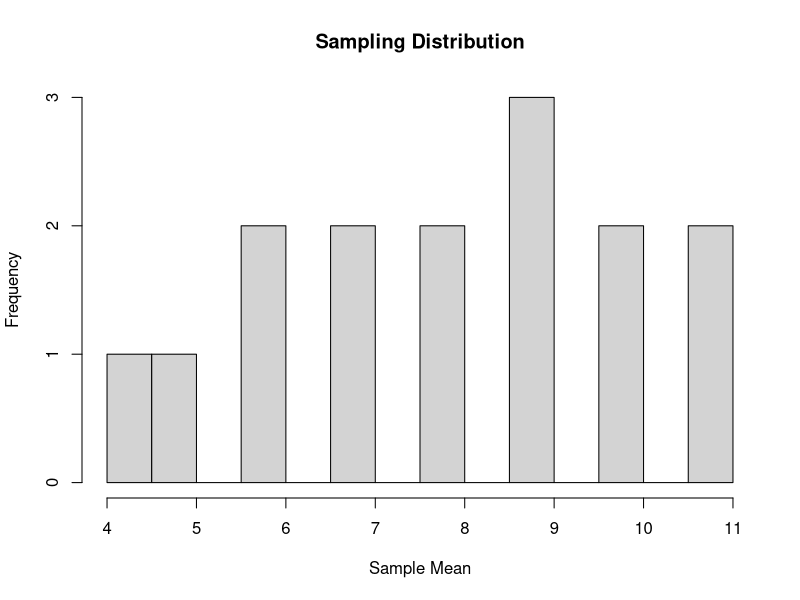
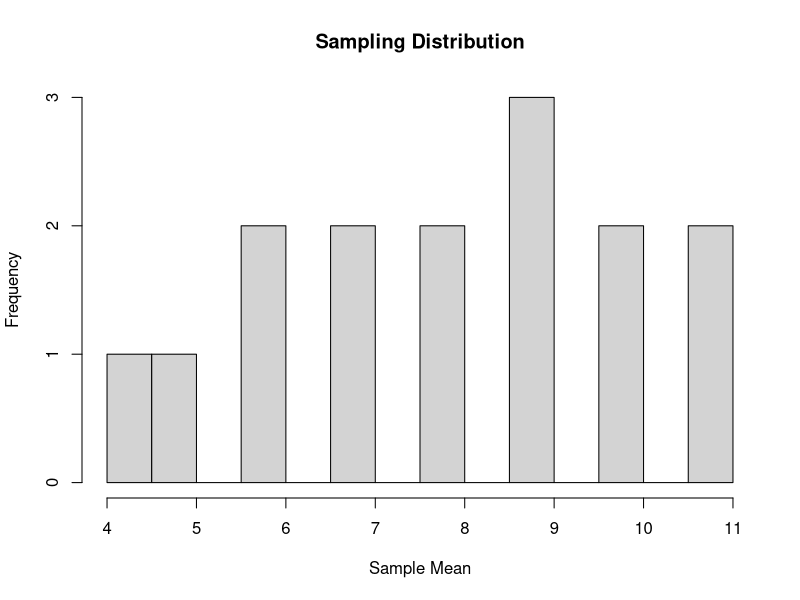
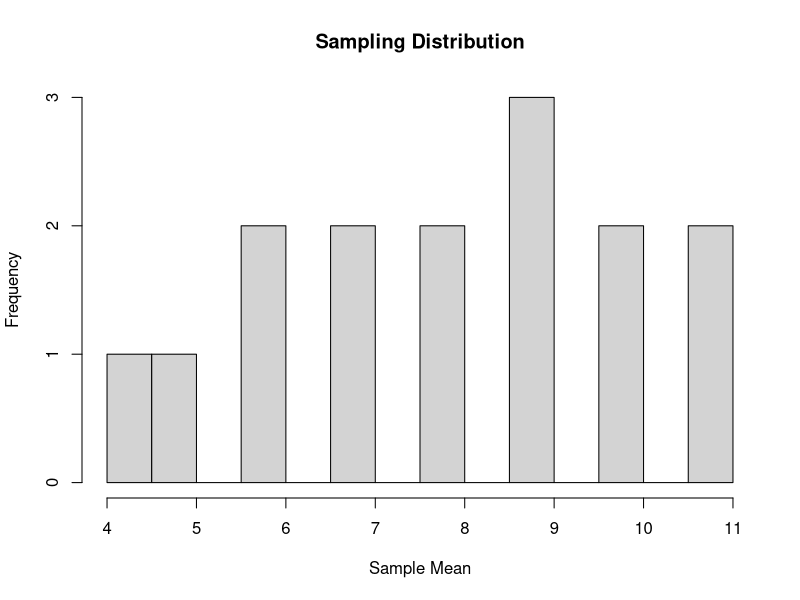
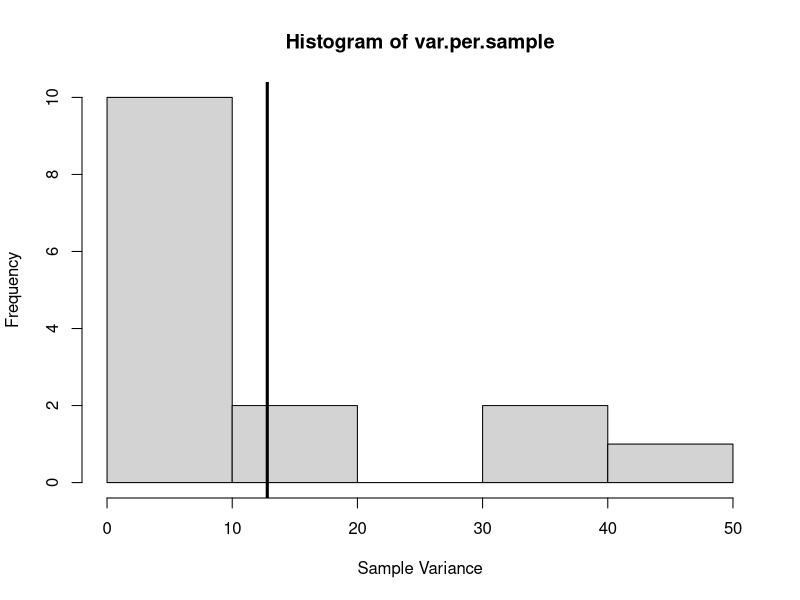
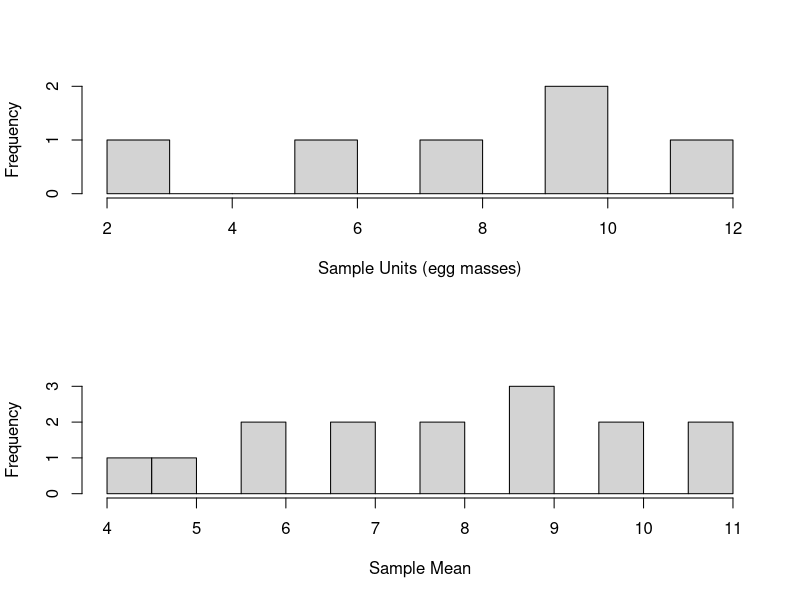
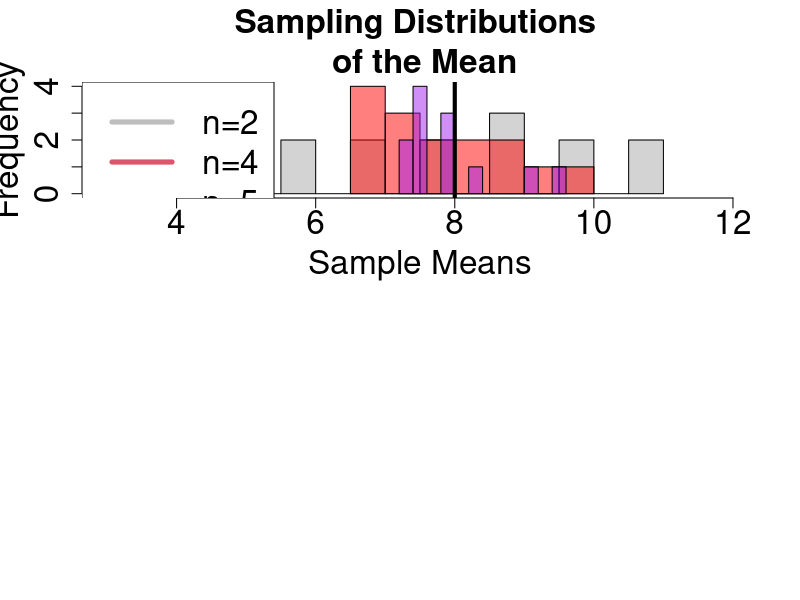
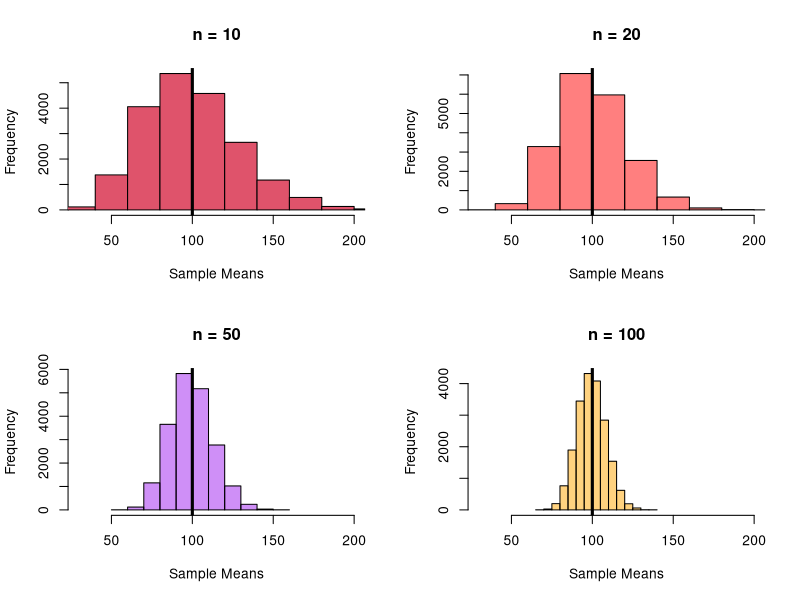
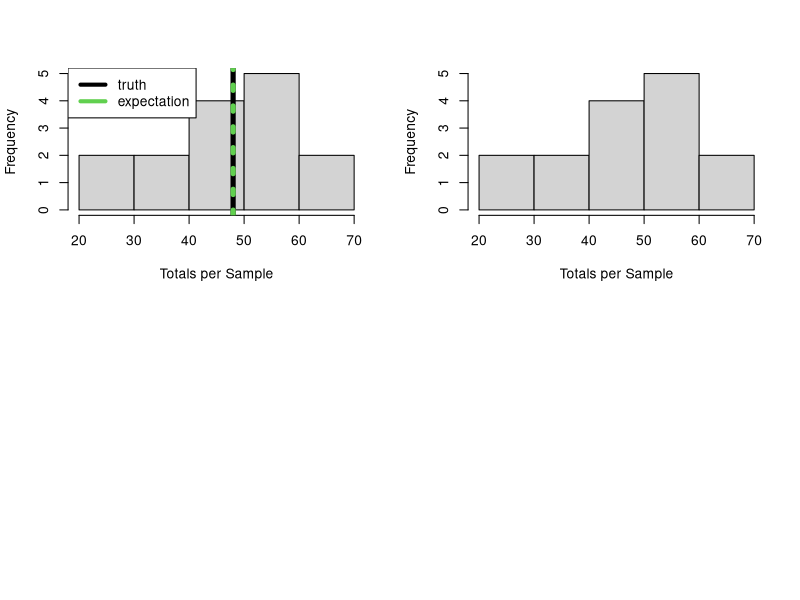

The R source for these figures, in order:
## ---- chunk 1
library(tidyverse)
library(kableExtra)
library(magrittr)
library(knitr)
## ---- chunk 2

ponds = data.frame(matrix(nrow=6,ncol=2))
colnames(ponds)=c("Pond","egg.mass")

ponds$Pond=LETTERS[1:6]
ponds$egg.mass = c(2,6,8,10,10,12)

ponds %>% 
  kable(table.attr = 'data-quarto-disable-processing="true"') %>% 
  kableExtra::kable_styling(bootstrap_options = c("striped"), full_width = FALSE,font_size = 30)

## ---- chunk 3
mu = mean(ponds$egg.mass)
## ---- chunk 4
choose(6,2)
## ---- chunk 5
utils::combn(LETTERS[1:6],2)
## ---- chunk 6
ponds.letters=t(utils::combn(LETTERS[1:6],2))
ponds.numbers=utils::combn(1:6,2)

ponds.all=data.frame(cbind(matrix(1:15,ncol=1),ponds.letters,matrix(ponds$egg.mass[ponds.numbers],ncol=2,byrow = TRUE)))
colnames(ponds.all)=c("Sample.Number","First Pond","Second Pond","First Value","Second Value")

ponds.all %>% 
  kable(table.attr = 'data-quarto-disable-processing="true"') %>% 
  kableExtra::kable_styling(bootstrap_options = c("striped"), full_width = FALSE,font_size = 20)

## ---- chunk 7
sample(LETTERS[1:6],2)
## ---- chunk 8
sample(LETTERS[1:6],2)
## ---- chunk 9
sample(LETTERS[1:6],2)
## ---- chunk 10
#library(kableExtra)
#library(tidyr)
ponds.all$Sample.Mean = apply(matrix(ponds$egg.mass[ponds.numbers],ncol=2,byrow = TRUE),1,mean)

ponds.all$Absolute.Deviation = abs(ponds.all$Sample.Mean-8)

#knitr::kable(ponds.all)


ponds.all %>% 
  kable(table.attr = 'data-quarto-disable-processing="true"') %>% 
  kableExtra::kable_styling(bootstrap_options = c("striped"), full_width = FALSE,font_size = 20)

## ---- chunk 11
ponds.simple = data.frame(Sample.Number = ponds.all$Sample.Number,
                          Sample.Mean = ponds.all$Sample.Mean,
                          Deviance.Truth = ponds.all$Sample.Mean-8
                          )
ponds.simple %>% 
  kable(table.attr = 'data-quarto-disable-processing="true"') %>% 
  kableExtra::kable_styling(bootstrap_options = c("striped"), full_width = FALSE,font_size = 20)

## ---- chunk 12
#result above
mean(ponds.simple$Sample.Mean)
## ---- chunk 13
#result above
sum(ponds.simple$Deviance.Truth)
## ---- chunk 14

temp=data.frame(table(ponds.simple$Sample.Mean))
colnames(temp)=c("Sample.Mean","Frequency")
temp$Relative.Freq= temp$Frequency/sum(temp$Frequency)
temp$Mean.times.Rel.Freq= as.numeric(as.character(temp$Sample.Mean))*temp$Relative.Freq

temp$Sample.Mean=as.character(temp$Sample.Mean)
temp[9,]=c("Sum","15","1","8")

temp$Relative.Freq = as.numeric(temp$Relative.Freq)
temp$Mean.times.Rel.Freq = as.numeric(temp$Mean.times.Rel.Freq)
temp %>% 
  kable(table.attr = 'data-quarto-disable-processing="true"',
        digits = 3) %>% 
  kableExtra::kable_styling(bootstrap_options = c("striped"), full_width = FALSE,font_size = 30)


# temp2=data.frame("SUM",sum(as.numeric(temp$Frequency[1:8])),sum(as.numeric(temp$Relative.Freq[1:8])),sum(as.numeric(temp$Mean.times.Rel.Freq[1:8])))
# colnames(temp2)=NULL
# 
# temp2 %>% 
#   kable(table.attr = 'data-quarto-disable-processing="true"') %>% 
#   kableExtra::kable_styling(bootstrap_options = c("striped"), full_width = FALSE,font_size = 40)

## ---- chunk 15
temp=data.frame(table(ponds.simple$Sample.Mean))
colnames(temp)=c("Sample.Mean","Frequency")
temp$Relative.Freq= temp$Frequency/sum(temp$Frequency)
temp$Mean.times.Rel.Freq= as.numeric(as.character(temp$Sample.Mean))*temp$Relative.Freq

hist(ponds.simple$Sample.Mean,freq=TRUE,breaks=10,
     main="Sampling Distribution",
     xlab="Sample Mean")

## ---- chunk 16
hist(ponds.simple$Sample.Mean,freq=TRUE,breaks=10,
     main="Sampling Distribution",
     xlab="Sample Mean")

## ---- chunk 17
hist(ponds.simple$Sample.Mean,freq=TRUE,breaks=10,
     main="Sampling Distribution",
     xlab="Sample Mean")
## ---- chunk 18
ponds.simple %>% 
  kable(table.attr = 'data-quarto-disable-processing="true"') %>% 
  kableExtra::kable_styling(bootstrap_options = c("striped"), full_width = FALSE,font_size = 20)
## ---- chunk 19
var(ponds.simple$Sample.Mean)
## ---- chunk 20
(1/(6-1))*sum((ponds$egg.mass-8)^2)
## ---- chunk 21
var.per.sample = apply(
                       cbind(ponds.all$`First Value`,ponds.all$`Second Value`),
                       1,
                       var
                       )
# Expected value of population variance
  mean(var.per.sample)
## ---- chunk 22
 hist(var.per.sample,xlab="Sample Variance")
 abline(v=mean(var.per.sample),lwd=3)
## ---- chunk 23
par(mfrow=c(2,1))
hist(ponds$egg.mass,freq=TRUE,breaks=10,
     main="",
     xlab="Sample Units (egg masses)")
hist(ponds.simple$Sample.Mean,freq=TRUE,breaks=10,
     main="",
     xlab="Sample Mean")
## ---- chunk 24
#sampling distribution of n=4
  ponds.numbers2=t(utils::combn(1:6,4))
  ponds.all2=matrix(ponds$egg.mass[c(ponds.numbers2)],ncol=4,byrow = FALSE)

  ponds.numbers3=t(utils::combn(1:6,6))
  ponds.all3=matrix(ponds$egg.mass[c(ponds.numbers2)],ncol=5,byrow = FALSE)

  
#expected variance of sampling distributiuon

hist(ponds.simple$Sample.Mean,breaks=10,xlim=c(3,12),ylim=c(0,4),xlab="Sample Means",main="Sampling Distributions \n of the Mean",cex = 2,cex.axis=2,cex.lab=2,cex.main=2)
hist(apply(ponds.all2,1,mean),add=TRUE,col=grDevices::adjustcolor("red",alpha.f = 0.5)  ,breaks=10,cex = 2,cex.axis=2,cex.lab=2)
hist(apply(ponds.all3,1,mean),add=TRUE,col=grDevices::adjustcolor("purple",alpha.f = 0.5)  ,breaks=10,cex = 2,cex.axis=2,cex.lab=2)
legend("topleft",legend=c("n=2","n=4","n=5"),col=c("grey",2,"purple"),lwd=5,cex = 2)
abline(v=8,lty=1,col=1,lwd=4)
## ---- chunk 25
 sample.mean.fn = function(target,n){
                                     mean(
                                         sample(target,n)
                                          )
                                     }

#z = rnorm(100,100,10)

set.seed(34234)
z=(rgamma(1000,1,0.01))

#random sample many means n= 10
n = 10
  mu.hat1 = replicate(20000,
                     sample.mean.fn(z,n)
                     )
n = 20  
  mu.hat2 = replicate(20000,
                     sample.mean.fn(z,n)
                     )
n = 50  
  mu.hat3 = replicate(20000,
                     sample.mean.fn(z,n)
                     )
n = 100    
  mu.hat4 = replicate(20000,
                     sample.mean.fn(z,n)
                     )
  
  
par(mfrow=c(2,2))
hist(mu.hat1,col=2,breaks=10,freq = TRUE,xlab="Sample Means",main="n = 10",xlim=c(30,200))
abline(v=100,col=1,lwd=3)
hist(mu.hat2,col=grDevices::adjustcolor("red",alpha.f = 0.5),add=FALSE,breaks=10,freq = TRUE,xlab="Sample Means",main="n = 20",xlim=c(30,200))
abline(v=100,col=1,lwd=3)
hist(mu.hat3,col=grDevices::adjustcolor("purple",alpha.f = 0.5),add=FALSE,breaks=10,freq = TRUE,xlab="Sample Means",main="n = 50",xlim=c(30,200))
abline(v=100,col=1,lwd=3)
hist(mu.hat4,col=grDevices::adjustcolor("orange",alpha.f = 0.5),add=FALSE,breaks=20,freq = TRUE,xlab="Sample Means",main="n = 100",xlim=c(30,200))
abline(v=100,col=1,lwd=3)
## ---- chunk 26
tau.est = ponds.simple$Sample.Mean * 6
hist(tau.est,main="",xlab="Totals per Sample")
abline(v=sum(ponds$egg.mass),lwd=5,col=1,lty=1)
abline(v=mean(ponds.simple$Sample.Mean) * 6,lwd=5,lty=3,col=3)
legend("topleft",col=c(1,3),legend=c("truth","expectation"),lwd=4)

## ---- chunk 27
hist(ponds.simple$Sample.Mean * 6,main="",xlab="Totals per Sample")
## ---- chunk 28
length(which( tau.est <=  2*48))/length(tau.est)
